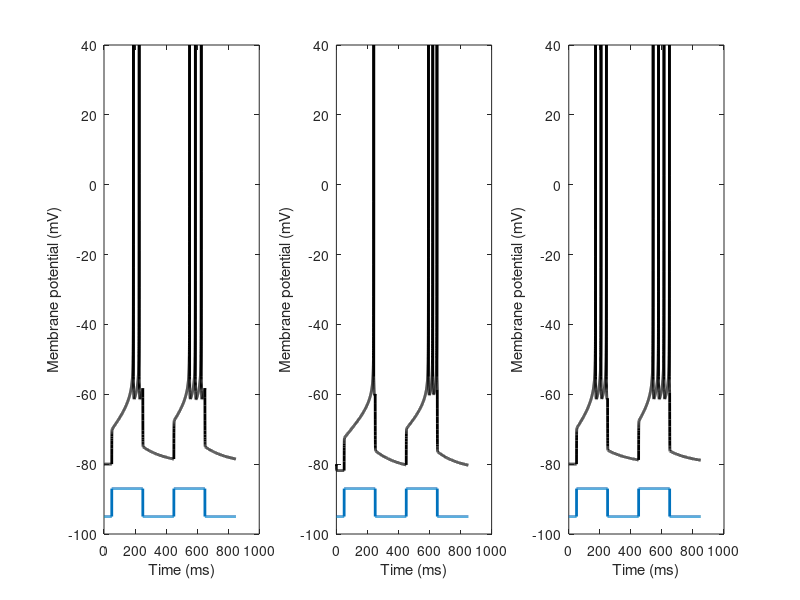
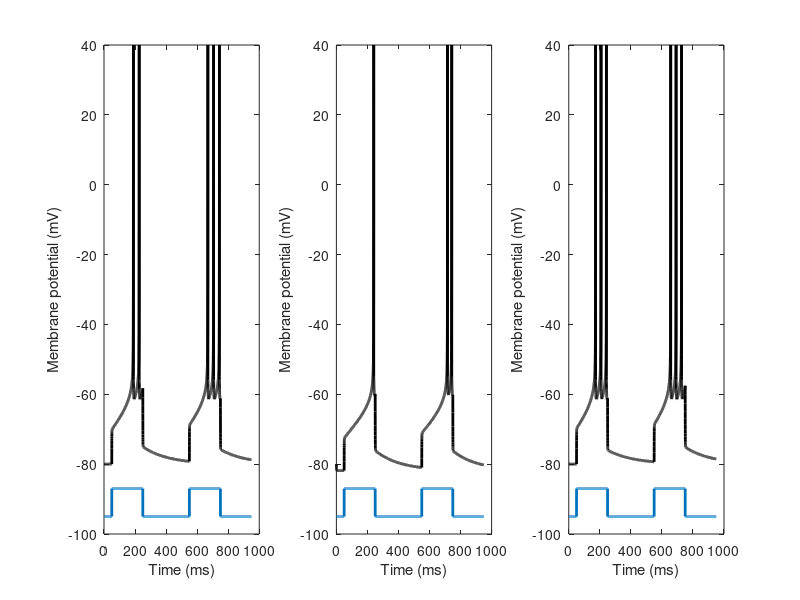
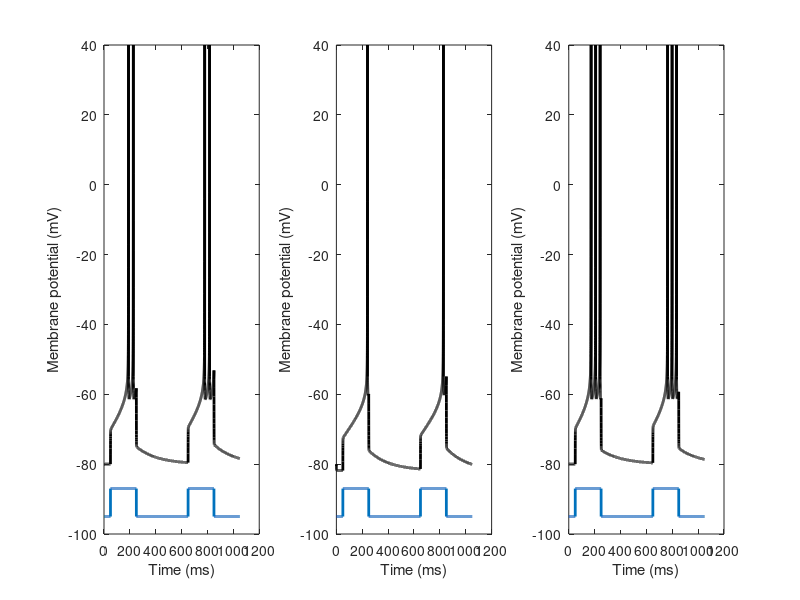
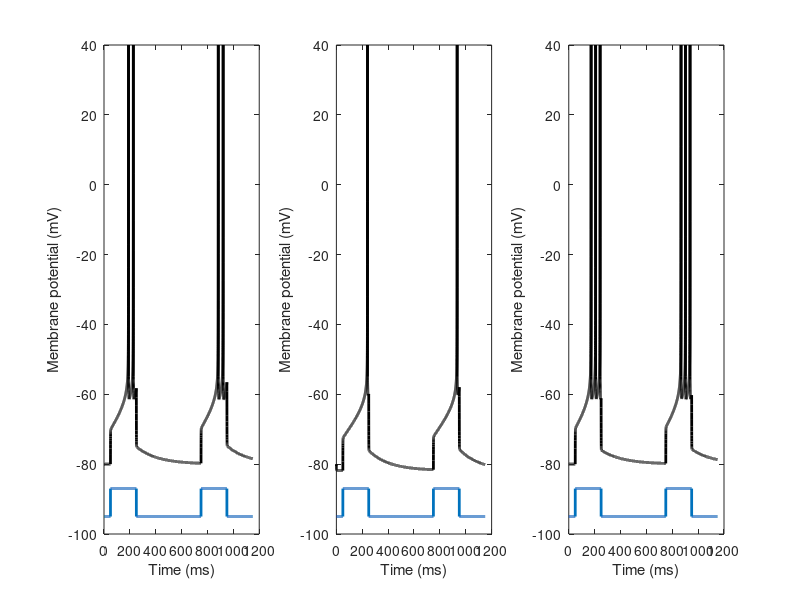

These charts were generated, in order, by the following MATLAB code:
%%% script to show properties of neuron models...

%--------------------------------------------------------------------------
clear all

dt = 0.1; % time step

% dopamine level
D1 = 0.8;
D2 = 0.8;

% original MSN parameters
C = 50; vr = -80;  vt = -25; 
k = 1; a = 0.01; b = -20; 
c = -55; d = 150; vpeak = 40; 

load fit_model_results_NEWtuning

% MS neuron parameters in saved file
k = izipars(1); a = izipars(2); b = izipars(3); c = izipars(4); vr = izipars(5); vpeak = izipars(6);

% for control... increase a...
% a = 0.02;

% found MS parameters: X = [C,vt,d]
C = X(1); vt =X(2); d = X(3);

% extra DA model parameters in saved file
KIR = XD1(1);    % KIR modifier 
LCA = XD1(2);    % LCA modifier
vrD1 = vr*(1+D1*KIR);
dD1 = d*(1-D1*LCA);

% D2 - intrinsic
alpha = XD2;
kD2 = k*(1-alpha*D2);


% paired-pulse faciliation (see Mahon paper first for times and
% sizes...)
Ton1 = 50; Toff1 = 250;
ISIs = [200:100:1000];
Ion = 400;
I = 0;
ISIstore = 200;

%% set up sim
deltaT = zeros(numel(ISIs),1); deltaTD1 = zeros(numel(ISIs),1); deltaTD2 = zeros(numel(ISIs),1);
for loop=1:numel(ISIs)
    % set up on and off pulses
    Ton = [Ton1 Toff1+ISIs(loop)];
    Toff = [0 Toff1 Toff1+ISIs(loop)+(Toff1-Ton1)];
    T = Toff(end)+200;
    
    t = dt:dt:T;
    n = length(t); % number of time points
    v = vr*ones(1,n); u=0*v;
    vD1 = vr*ones(1,n); uD1=0*vD1;
    vD2 = vr*ones(1,n); uD2=0*vD2;
    
    
    for i = 1:n-1

        if any(i*dt == Ton)
            I = Ion;
        elseif any(i*dt == Toff)
            I = 0;
        end    
        v(i+1) = v(i) + dt*(k*(v(i)-vr)*(v(i)-vt)-u(i) + I)/C;
        u(i+1) = u(i) + dt*a*(b*(v(i)-vr)-u(i));

        if v(i+1)>=vpeak
            v(i)=vpeak;
            v(i+1)=c;
            u(i+1)=u(i+1)+d;
        end
        
        %%% D1 type
        vD1(i+1) = vD1(i) + dt*(k*(vD1(i)-vrD1)*(vD1(i)-vt)-uD1(i) + I)/C;
        uD1(i+1) = uD1(i) + dt*a*(b*(vD1(i)-vrD1)-uD1(i));
      
        % spikes?   
        if vD1(i+1)>=vpeak
            vD1(i)=vpeak; vD1(i+1)=c; 
            uD1(i+1)=uD1(i+1)+dD1;
        end
        
        %--- D2 type                    
        vD2(i+1) = vD2(i) + dt*(kD2*(vD2(i)-vr)*(vD2(i)-vt)-uD2(i) + I)/C;

        uD2(i+1) = uD2(i) + dt*a*(b*(vD2(i)-vr)-uD2(i));
        % spikes?   
        if vD2(i+1)>=vpeak
            vD2(i)=vpeak; vD2(i+1)=c; 
            uD2(i+1)=uD2(i+1)+d;
        end

    end
    
    % spike times for baseline
    spkts = find(v == vpeak)*dt;
    spk1 = spkts(find(spkts < Toff(2),1,'first'));
    spk2 = spkts(find(spkts > Ton(2) & spkts <Toff(end),1,'first'));
    t1 = spk1 - Ton(1); t2 = spk2 - Ton(2);
    if ~isempty(t1)& ~isempty(t2)  deltaT(loop) = t1-t2; end
    
    % for D1 model
    spktsD1 = find(vD1 == vpeak)*dt;
    spk1 = spktsD1(find(spktsD1 < Toff(2),1,'first'));
    spk2 = spktsD1(find(spktsD1 > Ton(2) & spktsD1 <Toff(end),1,'first'));
    t1 = spk1 - Ton(1); t2 = spk2 - Ton(2);
    if ~isempty(t1) & ~isempty(t2) deltaTD1(loop) = t1-t2; end
    
    % for D2 model
    spktsD2 = find(vD2 == vpeak)*dt;
    spk1 = spktsD2(find(spktsD2 < Toff(2),1,'first'));
    spk2 = spktsD2(find(spktsD2 > Ton(2) & spktsD2 <Toff(end),1,'first'));
    t1 = spk1 - Ton(1); t2 = spk2 - Ton(2);
    if ~isempty(t1)& ~isempty(t2) deltaTD2(loop) = t1-t2; end
   
    % draw current pulse on figure
    poff = -95;
    pon = poff + 2*((Ion/1000)/0.1);
    pulse = [ones(Ton(1)/dt,1).*poff; ones((Toff(2)-Ton(1))/dt,1).*pon; ones((Ton(2)-Toff(2))/dt,1).*poff;...
                ones((Toff(3)-Ton(2))/dt,1).*pon; ones((T-Toff(3))/dt,1).*poff];


    figure(loop); clf
    subplot(131), plot(t,v,'k','LineWidth',2) 
    hold on, plot(t,pulse,'LineWidth',2); 
    xlabel('Time (ms)'); ylabel('Membrane potential (mV)')
    subplot(132), plot(t,vD1,'k','LineWidth',2) 
    hold on, plot(t,pulse,'LineWidth',2); 
    xlabel('Time (ms)'); ylabel('Membrane potential (mV)')
    subplot(133), plot(t,vD2,'k','LineWidth',2) 
    hold on, plot(t,pulse,'LineWidth',2); 
    xlabel('Time (ms)'); ylabel('Membrane potential (mV)')
    
    if ISIs(loop) == ISIstore
        baseoutput = [t' v' pulse];
    end
end

figure
plot(ISIs,deltaT,'k+-')
hold on
% plot D1 and D2 effects
plot(ISIs,deltaTD1,'g+-')
plot(ISIs,deltaTD2,'b+-')

save paired_pulse_responses

